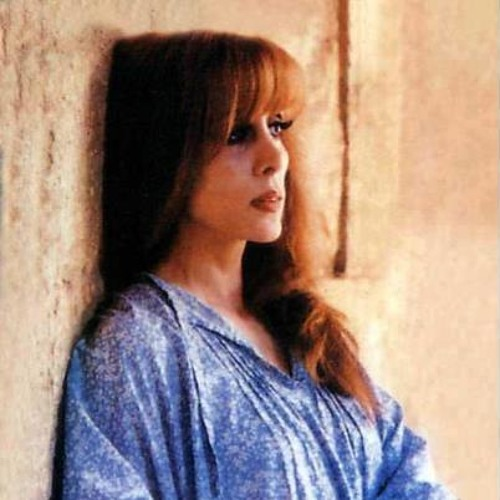
#> input picture 01.jpg, 500 x 500 px
$ python 04-image-operations.py
#> lines starting #> are read from the running program, lines starting #| are printed output that depends on the picture
import cv2
import numpy as np
image=cv2.imread('01.jpg',cv2.IMREAD_COLOR)
#> image is the input picture: shape (500, 500, 3); mean B, G, R 129.1, 140, 164.4
roi=image[100:500,100:500]
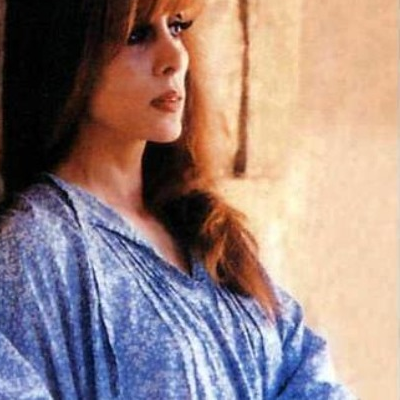
#> roi: shape (400, 400, 3); mean B, G, R 129.3, 133, 154.6
#image[100:500,100:500] [255,255,255]
#print(roi)
cv2.imshow('image',image)
cv2.imshow('roi',roi)
cv2.waitKey(0)
cv2.destroyAllWindows()

$ run again, with rosesd1.jpg copied over 01.jpg
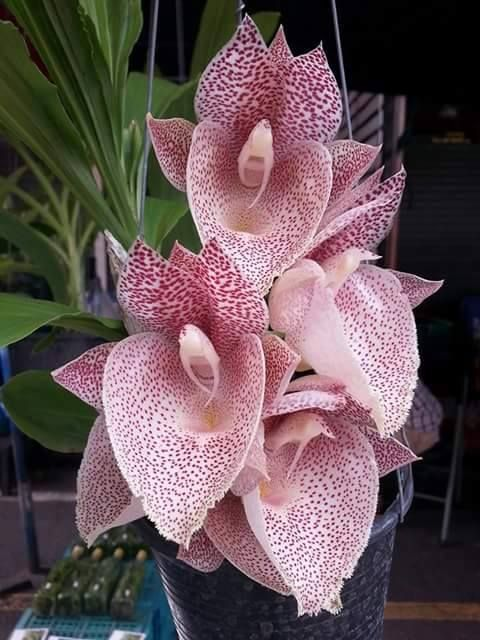
#> input picture rosesd1.jpg, 480 x 640 px
#> image is the input picture: shape (640, 480, 3); mean B, G, R 86.4, 82.9, 101.6
#> `roi=image[100:500,100:500]`:
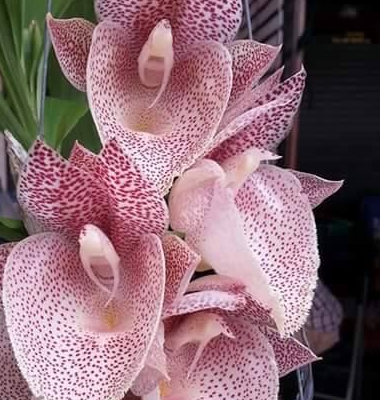
#> roi: shape (400, 380, 3); mean B, G, R 115, 105.7, 138.9

$ run again, with rosesd2.jpg copied over 01.jpg
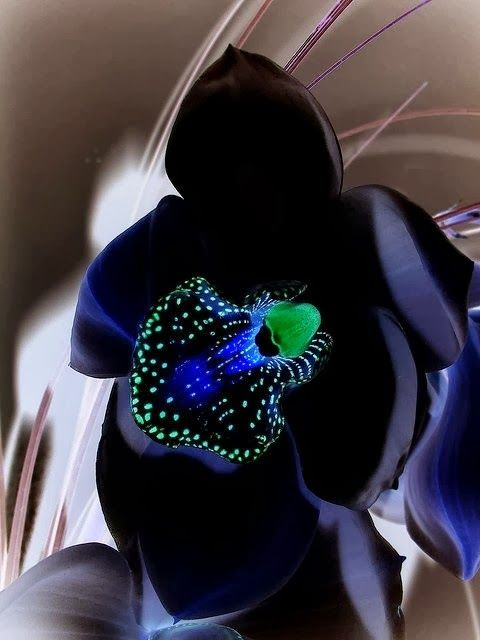
#> input picture rosesd2.jpg, 480 x 640 px
#> image is the input picture: shape (640, 480, 3); mean B, G, R 66.8, 58.6, 63.1
#> `roi=image[100:500,100:500]`:
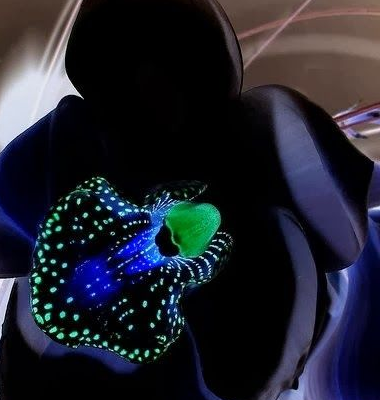
#> roi: shape (400, 380, 3); mean B, G, R 45.5, 34.6, 33
